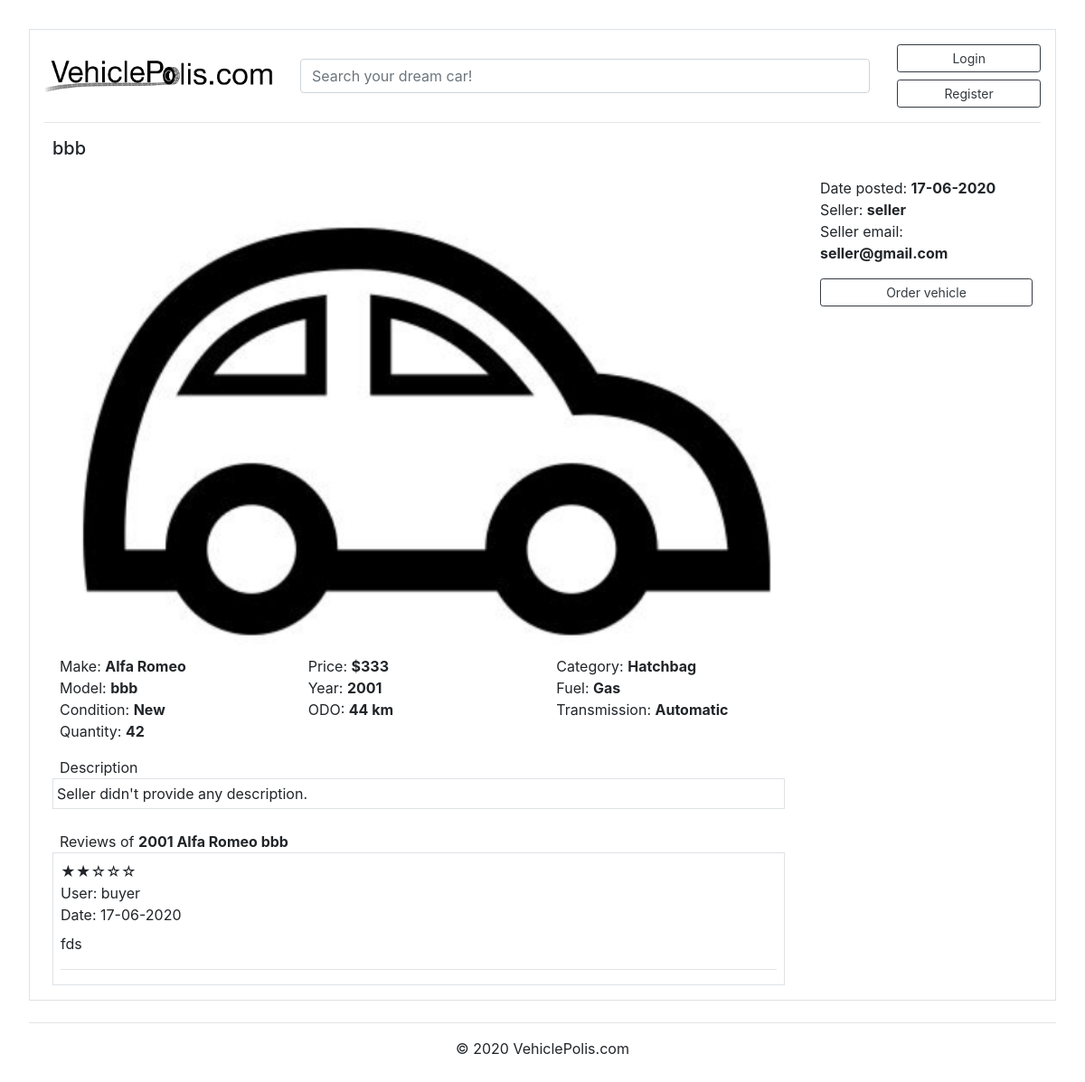
/item_details/3, run on an earlier commit of the app's database.
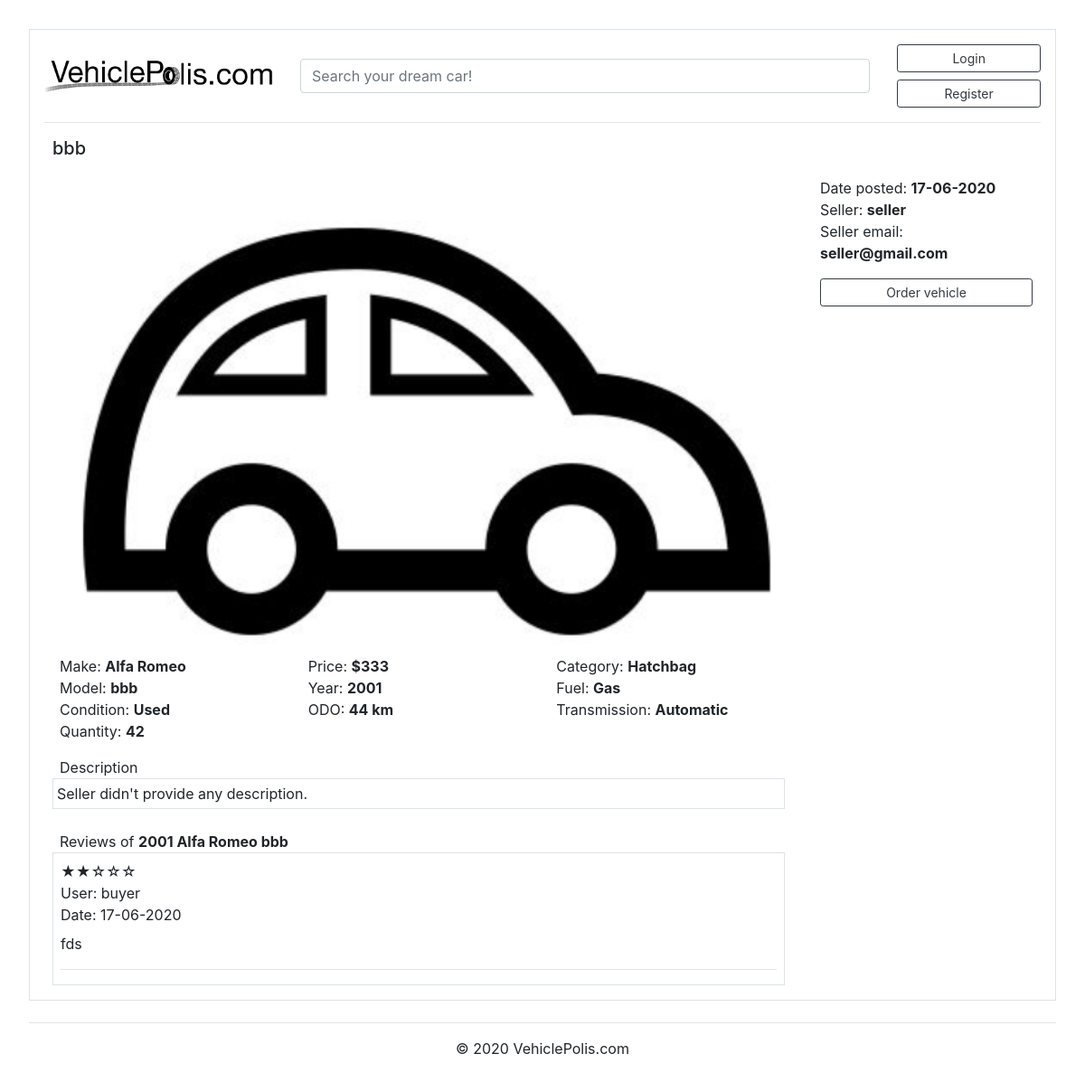
And on a later commit of the database.
### marketplace/models.py (models this page shows, shortened)
class Post(db.Model):
    id = db.Column(db.Integer, primary_key=True)
    condition = db.Column(db.String(100), nullable=False)
    title = db.Column(db.String(100), nullable=False)
    make = db.Column(db.String(100), nullable=False)
    model = db.Column(db.String(100), nullable=False)
    price = db.Column(db.Integer(), nullable=False)
    year = db.Column(db.Integer(), nullable=False)
    ODO = db.Column(db.Integer(), nullable=False)
    category = db.Column(db.String(100), nullable=False)
    fuel = db.Column(db.String(100), nullable=False)
    transmission = db.Column(db.String(100), nullable=False)
    quantity = db.Column(db.Integer(), nullable=False)
    date_posted = db.Column(db.DateTime, nullable=False, default=datetime.now)
    description = db.Column(db.Text, nullable=True)
    image_file = db.Column(db.String(20), nullable=False, default='default.png')
    user_id = db.Column(db.Integer, db.ForeignKey('user.id'), nullable=False)
    orders = db.relationship('Order', backref='item', lazy=True)
    reviews = db.relationship('Review', backref='item', lazy=True)

### marketplace/routes.py (the view, shortened to what this page needs)
@app.route("/item_details/<int:post_id>", methods=['GET','POST'])
def post(post_id):
    searchform = SearchForm()
    form = ReviewForm()
    post = Post.query.get_or_404(post_id)
    order = Order.query.order_by(Order.id.desc()).first() #ted to posila query na vsechny ordery a vubec se to nefiltruje. Zmenit!!!
    reviews = Review.query.filter(Review.item_id == post_id).order_by(Review.id.desc()).all()
    ordered = ''
    written = 1
    own = ''
    if current_user.is_authenticated:
        ordered = Order.query.filter(Order.item_id == post_id, Order.user_id == current_user.id).first()
        written = Review.query.filter(Review.user_id == current_user.id, Review.item_id == post_id).first()
        own = Post.query.filter(Post.user_id == current_user.id, Post.id == post_id).first()
    return render_template('item_details.html', searchform=searchform, title=post.title, post=post, form=form, reviews=reviews, ordered=ordered, written=written, own=own)

### marketplace/forms.py
class SearchForm(FlaskForm):
    text = StringField('Search')
    submit = SubmitField('Search')

class ReviewForm(FlaskForm):
    ranking = SelectField('Rate it',validators=[DataRequired()], choices=[('', 'Rate vehicle'),('★★★★★', '★★★★★'),('★★★★☆', '★★★★☆'),('★★★☆☆', '★★★☆☆'),('★★☆☆☆', '★★☆☆☆'),('★☆☆☆☆', '★☆☆☆☆')])
    content = TextAreaField('Description')
    submit = SubmitField('Post review')

### marketplace/templates/item_details.html (shortened to what this page needs)
{% extends "base.html" %}
{% block content %}
<div class="row">
  <div class="px-4"> <h5>{{ post.title }}</h5></div>
</div>
<div class="row mt-1">
  <div class="col-md-9 pl-4">
    <img class="d-block w-100" src="{{ url_for('static', filename='images/' + post.image_file) }}">
    <div class="row px-2 mt-1">
      <div class="col">
        <p class="mt-2">Make: <strong> {{ post.make }}</strong><br>Model: <strong>{{ post.model }}</strong><br>Condition: <strong>{{ post.condition }}</strong><br>Quantity: <strong>
          {% if post.quantity == 0 %}
            Out of stock
          {% else %}
          {{post.quantity}}
        {% endif %}
      </strong></p>
      </div>
      <div class="col">
        <p class="mt-2">Price: <strong> ${{ post.price }}</strong><br>Year: <strong>{{ post.year }}</strong><br>ODO: <strong>{{ post.ODO }} km</strong></p>
      </div>
      <div class="col">
        <p class="mt-2">Category: <strong> {{ post.category }}</strong><br>Fuel: <strong>{{ post.fuel }}</strong></strong><br>Transmission: <strong>{{ post.transmission }}</strong></p>
      </div>
    </div>
    <div>
      <div class="ml-2">
        Description
      </div>
      <div class="d-flex p-1 bd-highlight border">
        {% if post.description %}
          {{ post.description }}
        {% else %}
         Seller didn't provide any description.
        {% endif %}
      </div>
    </div>
  </div>
  <div class="col-md-3 px-4">
    <p class="mt-2">
      Date posted: <strong> {{ post.date_posted.strftime('%d-%m-%Y') }}</strong><br>Seller: <strong>{{ post.author.username }}</strong><br>Seller email: <strong>{{ post.author.email }}</strong></p>
    {% if not own %}
      <a href="{{ url_for('order_item', post_id=post.id) }}"><button type="button" class="btn btn-outline-dark btn-block btn-sm">Order vehicle</button></a>
    {% endif %}
  </div>
</div>
<div class="row">
  <div class="col-md-9 pl-4">
    <div>
      <div class="ml-2 mt-4">
        Reviews of <strong>{{ post.year }} {{ post.make }} {{ post.model }}</strong>
      </div>
            <div class="border">
              {% for review in reviews %}
              <div class="d-flex p-2 bd-highlight">
                <div>
                  {{review.ranking}}<br>User: {{review.author.username}}<br>Date: {{ review.date_posted.strftime('%d-%m-%Y') }}
                </div>
              </div>
              <div class="mx-2">
                <p>
                  {{review.content}}
                </p>
                <hr>
              </div>
              {% endfor %}
            </div>
    </div>
  </div>
  <div class="col-md-3">
  </div>
</div>
{% endblock content %}

What changed in the data, as far as the page shows it:
changed Post "bbb": condition "New" → "Used"
